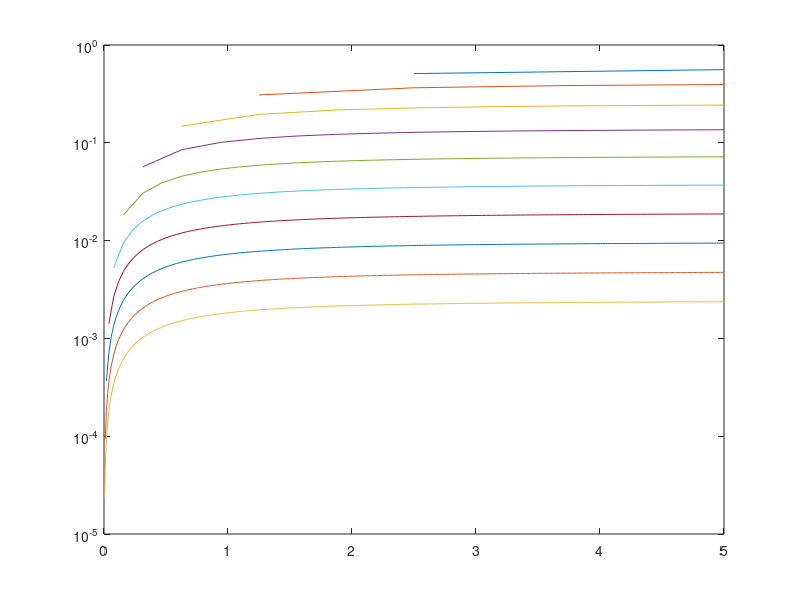
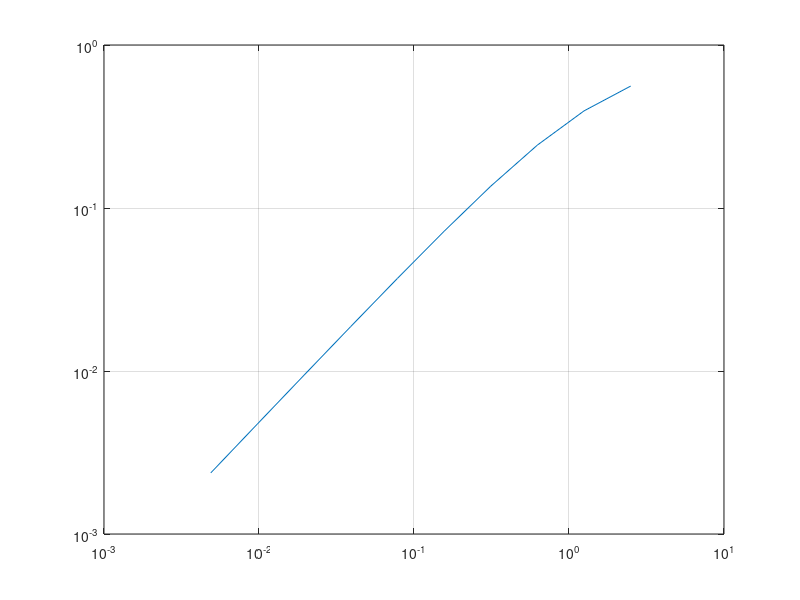

Source code (MATLAB) for these figures, in order: (Note: this script raises an error after producing the figures.)
for i=1:10
    nsteps=2^i;
    y=zeros(nsteps+1,1);
    t=zeros(nsteps+1,1);
    y(1)=1;
    t(1)=0;
    h=5/nsteps;
    for k=1:(nsteps)
        t(k+1)=t(k)+h;
        y(k+1)=y(k)+h*(-1/(1+t(k+1))^2);
    end
    plot(t,abs(y-1./(1+t)));
    hold on;
    err(i)=abs(y(end)-1./(1+t(end)));
    s(i)=h;
end
set(gca,'YScale','log');
hold off;
figure;
plot(s,err);
grid('on');
set(gca,'YScale','log','XScale','log');
p = polyfit(log(s),log(err),1);
add_Slope(gca,'East',p(1));
    